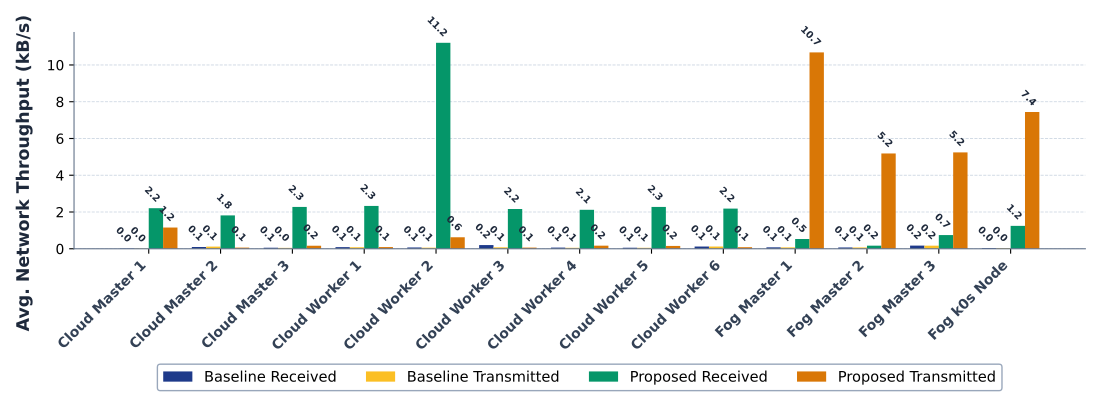

The Python source for this figure:
import os
import glob
import numpy as np
import pandas as pd
import matplotlib.pyplot as plt

DISPLAY_NAME_MAP = {
    'cloud-k3s-master1': 'Cloud Master 1',
    'cloud-k3s-master2': 'Cloud Master 2',
    'cloud-k3s-master3': 'Cloud Master 3',
    'cloud-k3s-pool-workers-worker1': 'Cloud Worker 1',
    'cloud-k3s-pool-workers-worker2': 'Cloud Worker 2',
    'cloud-k3s-pool-workers-worker3': 'Cloud Worker 3',
    'cloud-k3s-pool-workers-worker4': 'Cloud Worker 4',
    'cloud-k3s-pool-workers-worker5': 'Cloud Worker 5',
    'cloud-k3s-pool-workers-worker6': 'Cloud Worker 6',
    'fog-k3s-master1': 'Fog Master 1',
    'fog-k3s-master2': 'Fog Master 2',
    'fog-k3s-master3': 'Fog Master 3',
    'fog-k0s': 'Fog k0s Node'
}

ORDERED_NODES = [
    'cloud-k3s-master1',
    'cloud-k3s-master2',
    'cloud-k3s-master3',
    'cloud-k3s-pool-workers-worker1',
    'cloud-k3s-pool-workers-worker2',
    'cloud-k3s-pool-workers-worker3',
    'cloud-k3s-pool-workers-worker4',
    'cloud-k3s-pool-workers-worker5',
    'cloud-k3s-pool-workers-worker6',
    'fog-k3s-master1',
    'fog-k3s-master2',
    'fog-k3s-master3',
    'fog-k0s'
]


def read_sar_csv(file_path):
    with open(file_path, 'r') as f:
        header_line = f.readline().strip()

    if header_line.startswith('#'):
        header_line = header_line.lstrip('#').strip()

    columns = [col.strip() for col in header_line.split(',')]
    df = pd.read_csv(file_path, comment='#', names=columns)
    return df


def get_node_data(base_dir, metric):
    data_map = {}
    search_path = os.path.join(base_dir, metric, '*.csv')
    files = glob.glob(search_path)
    for file_path in files:
        try:
            df = read_sar_csv(file_path)
            if not df.empty:
                hostname = df['hostname'].iloc[0].strip()
                data_map[hostname] = df
        except Exception as e:
            print(f"Warning: Failed to load {file_path}: {e}")
    return data_map


def plot_network_overhead(baseline_data, proposed_data, output_pdf):
    plt.rcParams.update({
        'font.family': 'sans-serif',
        'font.sans-serif': ['DejaVu Sans', 'Arial', 'Helvetica'],
        'font.size': 11,
        'axes.labelsize': 12.5,
        'axes.titlesize': 13,
        'xtick.labelsize': 10,
        'ytick.labelsize': 10,
        'legend.fontsize': 10.5,
        'grid.color': '#CBD5E1',
        'grid.linestyle': '--',
        'grid.linewidth': 0.6,
    })

    base_rx = []
    base_tx = []
    prop_rx = []
    prop_tx = []
    node_labels = []

    for node in ORDERED_NODES:
        if node in baseline_data:
            df_base = baseline_data[node]
            rx_series = pd.to_numeric(df_base['rxkB/s'], errors='coerce').dropna()
            tx_series = pd.to_numeric(df_base['txkB/s'], errors='coerce').dropna()
            b_rx = rx_series.mean() if not rx_series.empty else 0.0
            b_tx = tx_series.mean() if not tx_series.empty else 0.0
        else:
            b_rx, b_tx = np.nan, np.nan

        if node in proposed_data:
            df_prop = proposed_data[node]
            rx_series = pd.to_numeric(df_prop['rxkB/s'], errors='coerce').dropna()
            tx_series = pd.to_numeric(df_prop['txkB/s'], errors='coerce').dropna()
            p_rx = rx_series.mean() if not rx_series.empty else 0.0
            p_tx = tx_series.mean() if not tx_series.empty else 0.0
        else:
            p_rx, p_tx = np.nan, np.nan

        base_rx.append(b_rx)
        base_tx.append(b_tx)
        prop_rx.append(p_rx)
        prop_tx.append(p_tx)
        node_labels.append(DISPLAY_NAME_MAP.get(node, node))

    x = np.arange(len(node_labels))
    width = 0.20

    fig, ax = plt.subplots(figsize=(11.5, 3.6), dpi=300)

    rects1 = ax.bar(x - 1.5 * width, base_rx, width, label='Baseline Received', color='#1E3A8A', edgecolor='none')
    rects2 = ax.bar(x - 0.5 * width, base_tx, width, label='Baseline Transmitted', color='#FBBF24', edgecolor='none')
    rects3 = ax.bar(x + 0.5 * width, prop_rx, width, label='Proposed Received', color='#059669', edgecolor='none')
    rects4 = ax.bar(x + 1.5 * width, prop_tx, width, label='Proposed Transmitted', color='#D97706', edgecolor='none')

    ax.set_ylabel('Avg. Network Throughput (kB/s)', fontweight='bold', labelpad=10, color='#1E293B', y=0.35)
    ax.set_xticks(x)
    ax.set_xticklabels(node_labels, rotation=45, ha='right', fontweight='semibold', color='#334155')
    ax.grid(True, which='both', axis='y', zorder=0)
    ax.grid(False, axis='x')

    ax.spines['top'].set_visible(False)
    ax.spines['right'].set_visible(False)
    ax.spines['left'].set_color('#64748B')
    ax.spines['bottom'].set_color('#64748B')

    ax.set_axisbelow(True)

    def autolabel(rects, decimal_places=1):
        for rect in rects:
            height = rect.get_height()
            if not np.isnan(height):
                ax.annotate(
                    f'{height:.{decimal_places}f}',
                    xy=(rect.get_x() + rect.get_width() / 2, height),
                    xytext=(4, 3),
                    textcoords="offset points",
                    ha='right', va='bottom',
                    rotation=-45,
                    fontsize=7, fontweight='semibold', color='#1E293B'
                )

    autolabel(rects1)
    autolabel(rects2)
    autolabel(rects3)
    autolabel(rects4)

    ax.legend(
        loc='upper center',
        bbox_to_anchor=(0.5, -0.50),
        ncol=4,
        fontsize=10.5,
        frameon=True,
        facecolor='white',
        edgecolor='#94A3B8',
        framealpha=0.95
    )

    fig.subplots_adjust(left=0.10, right=0.98, top=0.90, bottom=0.30)
    plt.savefig(output_pdf, format='pdf', bbox_inches='tight', pad_inches=0.15)
    plt.close(fig)
    print(f"Successfully generated Network overhead visualization PDF: {output_pdf}")


def main():
    benchmark_dir = '../results/resources-overhead-benchmark'
    baseline_dir = os.path.join(benchmark_dir, 'baseline')
    proposed_dir = os.path.join(benchmark_dir, 'proposed')
    output_pdf = 'visualize_network_overhead.pdf'

    print("Loading Network baseline data...")
    baseline_data = get_node_data(baseline_dir, 'network')

    print("Loading Network proposed data...")
    proposed_data = get_node_data(proposed_dir, 'network')

    print("Generating Network overhead visualization...")
    plot_network_overhead(baseline_data, proposed_data, output_pdf)


if __name__ == '__main__':
    main()
